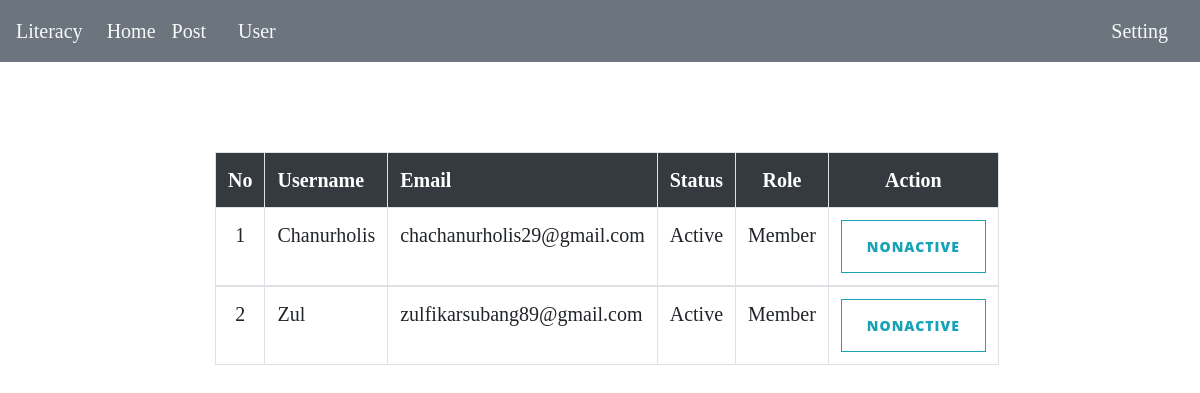
Screenshot of /user.php with the database file from the repository.
### tables this page shows
CREATE TABLE `user` (
  `id` int(11) NOT NULL,
  `name` varchar(100) NOT NULL,
  `username` varchar(100) NOT NULL,
  `email` varchar(100) NOT NULL,
  `password` varchar(250) NOT NULL,
  `is_active` varchar(10) NOT NULL,
  `role_id` varchar(10) NOT NULL
);

### user.php (the view, shortened to what this page needs)
<?php
include_once("config.php");
$result = mysqli_query($mysqli, "SELECT * FROM user WHERE role_id='2'");
?>
<!DOCTYPE html>
<html lang="en">
<head>
    <link rel="stylesheet" href="<?= 'vendor/bootstrap/css/bootstrap.min.css' ?>">
    <link rel="stylesheet" href="<?= 'css/literasi.css' ?>">
</head>
<body>
    <nav class="navbar navbar-expand-lg navbar-light bg-secondary">
        <a class="navbar-brand text-light" href="<?= 'home_admin.php' ?>">Literacy</a>
        <div class="collapse navbar-collapse" id="navbarSupportedContent">
            <ul class="navbar-nav mr-auto">
                <li class="nav-item">
                    <a class="nav-link text-light" href="<?= 'home_admin.php' ?>">Home</a>
                </li>
                <li class="nav-item">
                    <a class="nav-link text-light" href="<?= 'post_admin.php' ?>">Post</a>
                </li>
                <li class="nav-item">
                    <a class="nav-link text-light" href="<?= 'post_list_admin.php' ?>"><?= $_SESSION['name'] ?></a>
                </li>
                <li class="nav-item">
                    <a class="nav-link text-light" href="<?= 'user.php' ?>">User</a>
                </li>
            </ul>
            <a style="text-decoration:none;" class="nav-link text-light" data-toggle="collapse" href="#collapseExample" role="button" aria-expanded="false" aria-controls="collapseExample">
                Setting
            </a>
        </div>
    </nav>
    <div class="col-8 m-auto">
        <br>
        <br>
        <br>
        <table class="table border">
            <thead class="thead-dark">
                <tr>
                    <th class="border text-center" width="20px" scope="col">No</th>
                    <th class="border" scope="col">Username</th>
                    <th class="border" scope="col">Email</th>
                    <th class="border text-center" scope="col">Status</th>
                    <th class="border text-center" scope="col">Role</th>
                    <th class="border text-center" scope="col">Action</th>
                </tr>
            </thead>
            <?php
            $no = 1;
            while ($user = mysqli_fetch_array($result)) { ?>
                <?php
                    $status = NULL;
                    $action = NULL;
                    if ($user['is_active'] == 1) {
                        $status = 'Active';
                    } elseif ($user['is_active'] == 0) {
                        $status = 'Off';
                    }
                    $role = NULL;
                    if ($user['role_id'] == 1) {
                        $role = 'Admin';
                    } else {
                        $role = 'Member';
                    }
                    if ($user['is_active'] == 1) {
                        $action = 'Nonactive';
                    } else {
                        $action = 'Active';
                    }
                    ?>
                <tbody>
                    <tr>
                        <td class="border text-center" scope="row"><?= $no++ ?></td>
                        <td class="border" scope="row"><a style="text-decoration:none;"style="text-decoration:none;" href="<?= 'home_user.php?id=' . $user['id'] ?>"><?= $user['username'] ?></a></td>
                        <td class="border" scope="row"><?= $user['email'] ?></td>
                        <td class="border text-center" scope="row"><?= $status ?></td>
                        <td class="border text-center" scope="row"><?= $role ?></td>
                        <td class="border text-center" scope="row"><a style="text-decoration:none;" class="btn btn-outline-info" onclick="return confirm('Sure?')" href="<?= 'action_user.php?id=' . $user['id'] ?>"><?= $action ?></a></td>
                    </tr>
                </tbody>
            <?php } ?>
        </table>
    </div>
    <?php include_once("footer.php"); ?>

### css/literasi.css (style rules this page uses)
body { font-size: 20px; color: #212529; font-family: Lora, 'Times New Roman', serif }
a { color: #212529; transition: all .2s }
.btn { font-size: 14px; font-weight: 800; padding: 15px 25px; letter-spacing: 1px; text-transform: uppercase; border-radius: 0; font-family: 'Open Sans', 'Helvetica Neue', Helvetica, Arial, sans-serif }

### rows the page displays
user: username "Chanurholis", email "chachanurholis29@gmail.com", is_active "Active", role "Member", is_active "NONACTIVE"
user: username "Zul", email "zulfikarsubang89@gmail.com", is_active "Active", role "Member", is_active "NONACTIVE"
